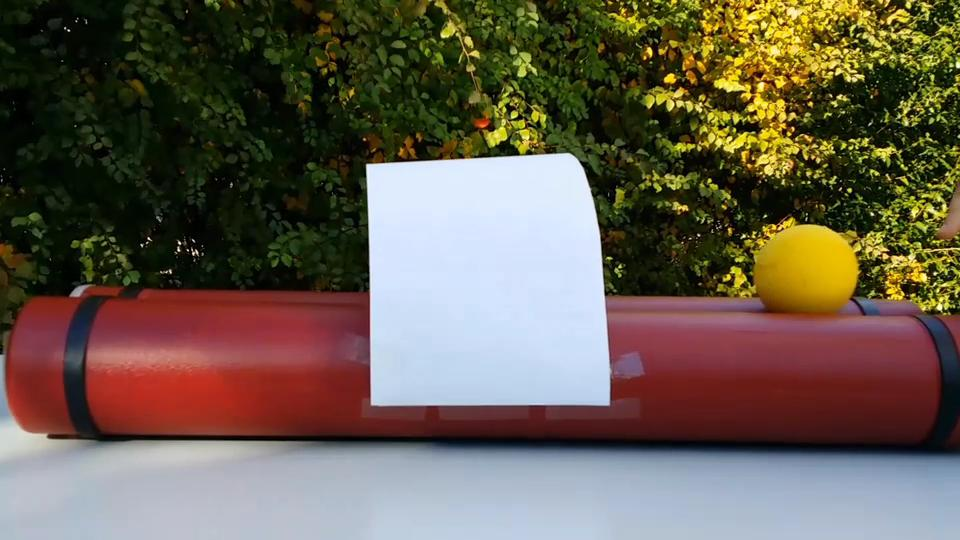
%> input picture 11.Streaming_Processing/Imgball.jpg, 960 x 540 px
$ octave ballSegmentSingleFrame.m   (GNU Octave 9; MATLAB toolbox functions it lacks are replaced by stand-ins)
%> lines starting %> are read from the running program, lines starting %| are printed output that depends on the picture; in (x1, y1, x2, y2) boxes, pixels count from 0 and x2, y2 are one past the last pixel; in counts of white or black regions, pixels touching at a corner belong together; the program's own positions count from 1
%% Develop the algorithm working on a single frame
clc;clear;close all;

%% Load single frame
frame = imread('Imgball.jpg');
%> frame is the input picture: size 540x960x3 uint8; mean R, G, B 104, 93.6, 79.9
figure, imshow(frame)
title('Original')

%% Use Function

%% Segment yellow areas of image in HSV color space
% 1. Convert from RGB to HSV colorspace
% 2. Extract hue plane
% 3. Apply a threshold

Ihsv = rgb2hsv(frame);
%> Ihsv: size 540x960x3 double; mean H, S, V 0.377, 0.56, 0.456
hue = Ihsv(:,:,1);
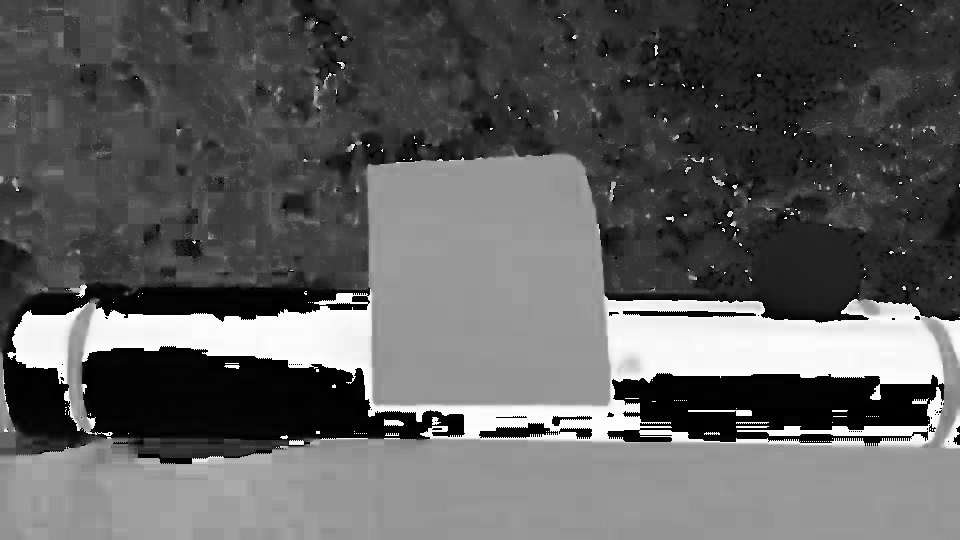
%> hue: size 540x960 double; min 0, max 0.998, mean 0.377
figure, imshow(hue)
% Yellow
BW = hue >= 0.1 & hue < 0.15;
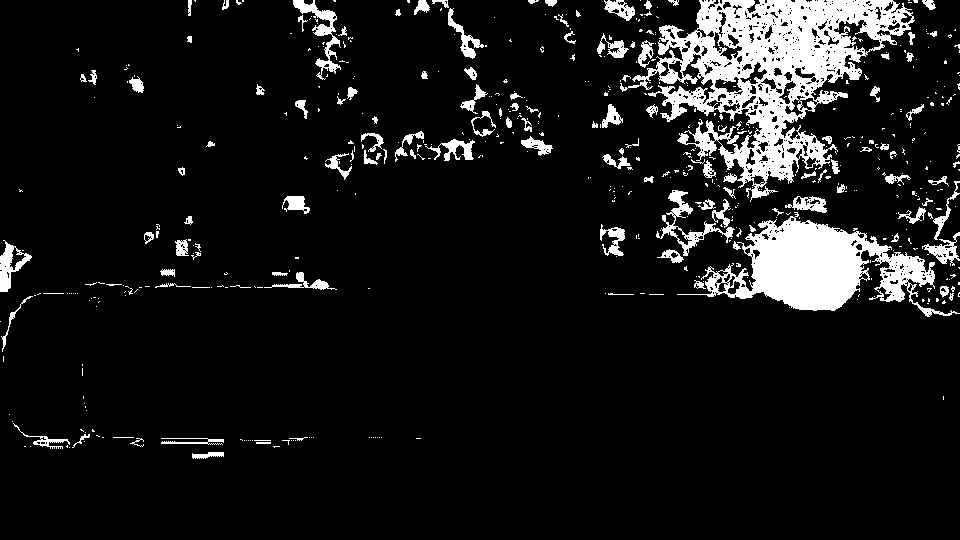
%> BW: size 540x960 logical; 9.3% white; 540 white regions (416 under 20 px), largest, box (x1, y1, x2, y2) and area: (620, 0, 915, 202) 21545, (677, 212, 960, 317) 11390, (656, 190, 735, 256) 987

% Red

figure, imshow(BW)
title('Thresholding')

%% Morphological
% Use morphological operations to remove disturbances
SE = strel('disk', 7);

BW_open = imopen(BW,SE);
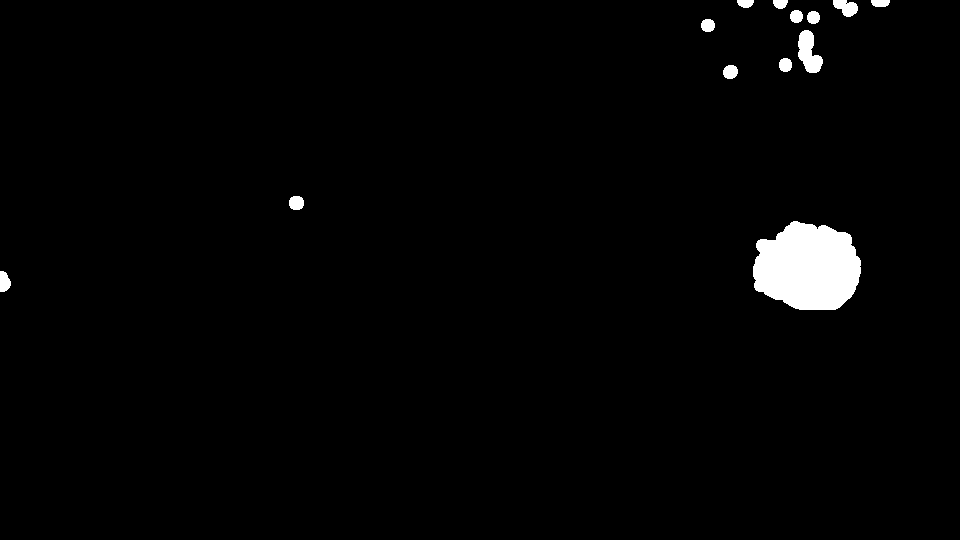
%> BW_open: size 540x960 logical; 1.9% white; 13 white regions, largest, box (x1, y1, x2, y2) and area: (753, 221, 861, 310) 7478, (798, 30, 823, 73) 667, (833, 0, 858, 17) 284
BW_close = imclose(BW,SE);
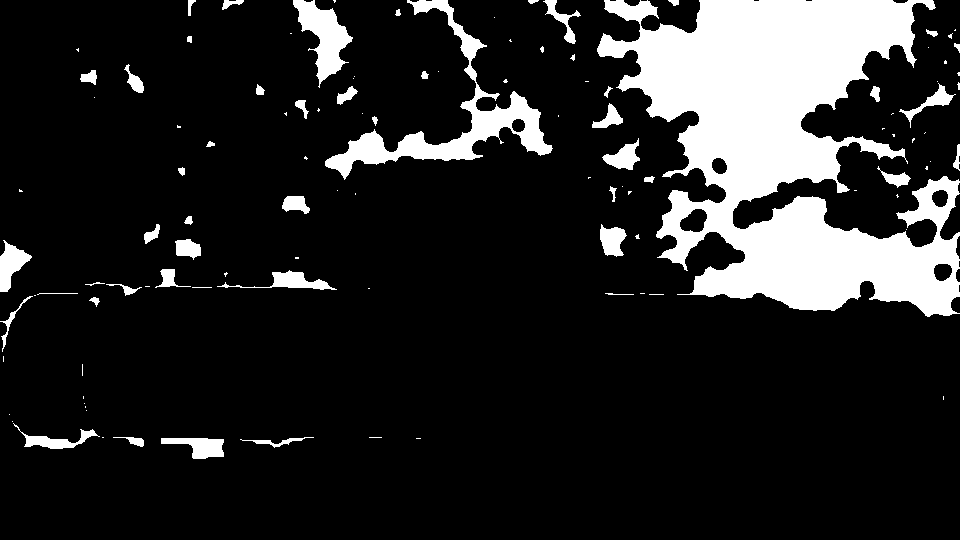
%> BW_close: size 540x960 logical; 15.3% white; 111 white regions (61 under 20 px), largest, box (x1, y1, x2, y2) and area: (597, 0, 960, 317) 60469, (325, 0, 553, 180) 6838, (293, 0, 353, 88) 2268
BW_dilate = imdilate(BW,SE);
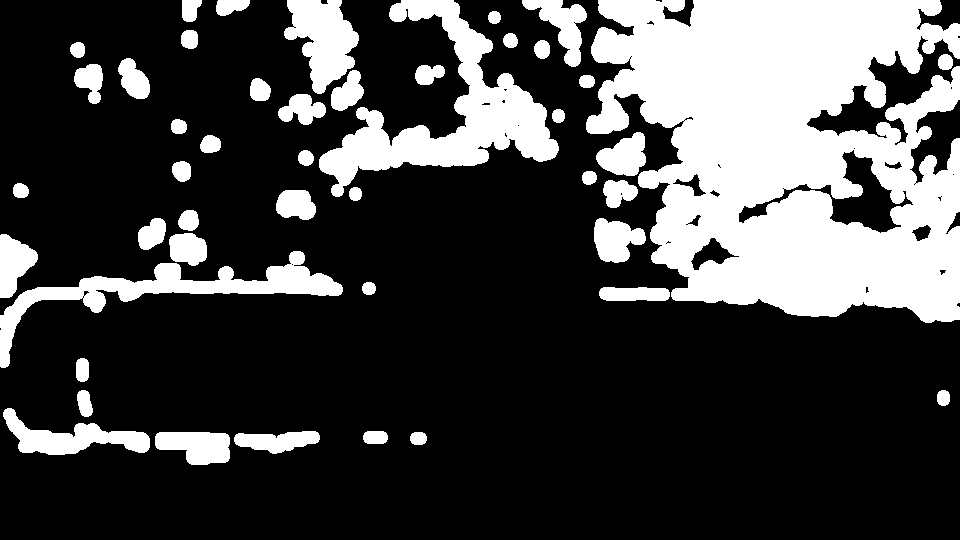
%> BW_dilate: size 540x960 logical; 26.8% white; 46 white regions, largest, box (x1, y1, x2, y2) and area: (586, 0, 960, 323) 85972, (319, 0, 559, 197) 14595, (0, 251, 343, 368) 7380
BW_erode = imerode(BW,SE);
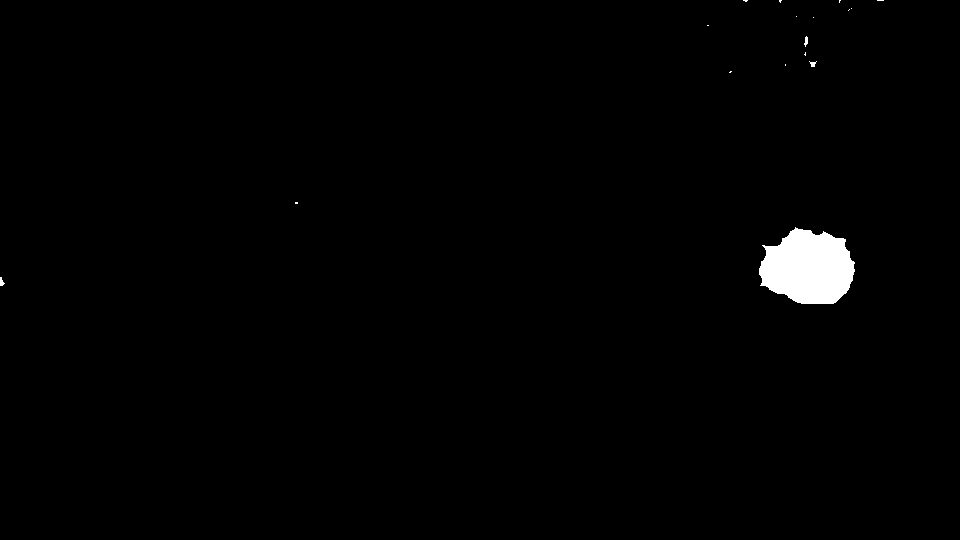
%> BW_erode: size 540x960 logical; 1.1% white; 17 white regions (13 under 20 px), largest, box (x1, y1, x2, y2) and area: (759, 227, 855, 304) 5482, (804, 36, 808, 47) 28, (0, 277, 5, 286) 28, (809, 61, 817, 67) 26

figure, imshow(BW_open)
title('imopen')
figure, imshow(BW_close)
title('imclose')
figure, imshow(BW_dilate)
title('imdilate')
figure, imshow(BW_erode)
title('imerode')

% Exclude any objects which have less than 5000 pixel area.
BW = bwareaopen(BW_open,5000);
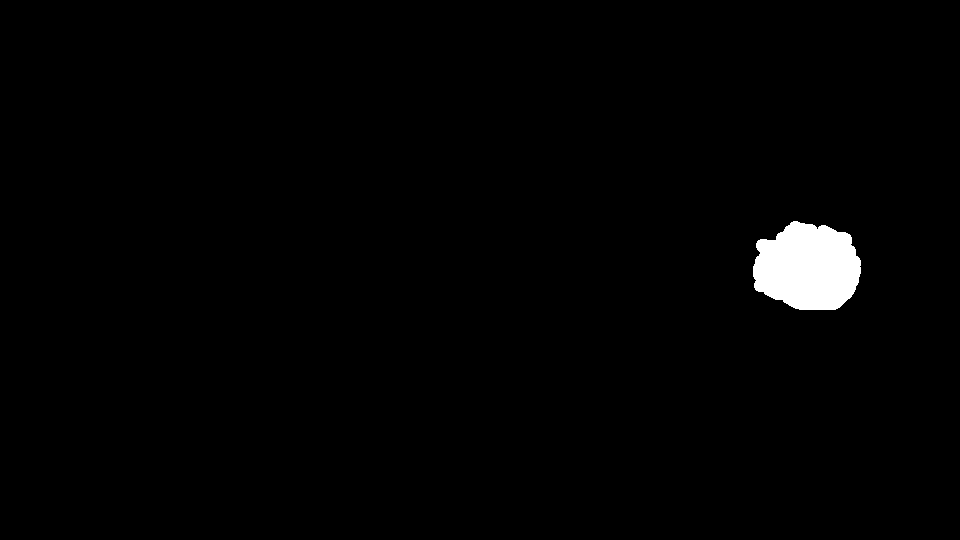
%> BW: size 540x960 logical; 1.4% white; 1 white region, box (x1, y1, x2, y2) and area: (753, 221, 861, 310) 7478
figure, imshow(BW)

% Exclude the objects that are touching the border.
mask = imclearborder(BW);

% show image
figure, imshow(BW)
title('Ball only')

%% Regionprops
% Get shape properties of all object which have more than 5000 pixels.
props = regionprops('table',BW,'Centroid','MajorAxisLength');
%> props = 1 region; Centroid and MajorAxisLength: [808.5 267.9] 109.6

%% Higlight the detected object
% Create a AlphaBlender object to highlight the detected object in the
% original video frame.
%> (the run ends here)
